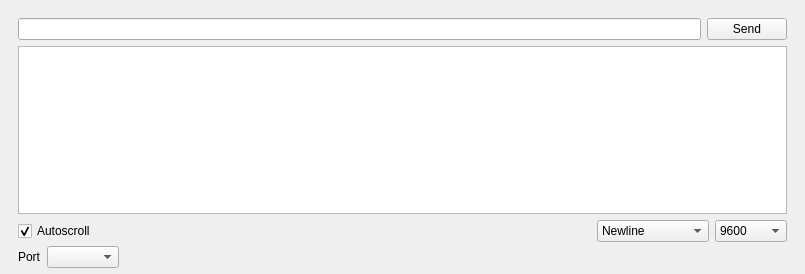
<?xml version="1.0" encoding="UTF-8"?>
<ui version="4.0">
 <class>MainWindow</class>
 <widget class="QMainWindow" name="MainWindow">
  <property name="geometry">
   <rect>
    <x>0</x>
    <y>0</y>
    <width>805</width>
    <height>274</height>
   </rect>
  </property>
  <property name="windowTitle">
   <string>Serial</string>
  </property>
  <widget class="QWidget" name="centralwidget">
   <layout class="QVBoxLayout" name="verticalLayout">
    <property name="spacing">
     <number>4</number>
    </property>
    <property name="leftMargin">
     <number>9</number>
    </property>
    <property name="topMargin">
     <number>9</number>
    </property>
    <property name="rightMargin">
     <number>9</number>
    </property>
    <property name="bottomMargin">
     <number>4</number>
    </property>
    <item>
     <widget class="QStackedWidget" name="stackedWidget">
      <property name="currentIndex">
       <number>0</number>
      </property>
      <widget class="QWidget" name="page">
       <layout class="QVBoxLayout" name="verticalLayout_2">
        <property name="leftMargin">
         <number>9</number>
        </property>
        <property name="topMargin">
         <number>9</number>
        </property>
        <property name="bottomMargin">
         <number>0</number>
        </property>
        <item>
         <layout class="QHBoxLayout" name="horizontalLayout">
          <item>
           <widget class="LineEdit_SerialIn" name="serial_input"/>
          </item>
          <item>
           <widget class="QPushButton" name="send_btn">
            <property name="text">
             <string>Send</string>
            </property>
           </widget>
          </item>
         </layout>
        </item>
        <item>
         <widget class="SerialOut_TextEdit" name="serial_out">
          <property name="undoRedoEnabled">
           <bool>false</bool>
          </property>
          <property name="lineWrapMode">
           <enum>QTextEdit::NoWrap</enum>
          </property>
          <property name="readOnly">
           <bool>true</bool>
          </property>
          <property name="acceptRichText">
           <bool>false</bool>
          </property>
         </widget>
        </item>
        <item>
         <layout class="QHBoxLayout" name="horizontalLayout_2">
          <item>
           <widget class="QCheckBox" name="autoscroll_chkbox">
            <property name="text">
             <string>Autoscroll</string>
            </property>
            <property name="checked">
             <bool>true</bool>
            </property>
           </widget>
          </item>
          <item>
           <spacer name="horizontalSpacer">
            <property name="orientation">
             <enum>Qt::Horizontal</enum>
            </property>
            <property name="sizeHint" stdset="0">
             <size>
              <width>40</width>
              <height>20</height>
             </size>
            </property>
           </spacer>
          </item>
          <item>
           <widget class="ComboBox_LineEnding" name="line_ending_combobox">
            <property name="currentIndex">
             <number>1</number>
            </property>
            <item>
             <property name="text">
              <string>No line ending</string>
             </property>
            </item>
            <item>
             <property name="text">
              <string>Newline</string>
             </property>
            </item>
            <item>
             <property name="text">
              <string>Carriage return</string>
             </property>
            </item>
            <item>
             <property name="text">
              <string>Both NL &amp; CR</string>
             </property>
            </item>
           </widget>
          </item>
          <item>
           <widget class="ComboBox_BaudRate" name="baudrate_combobox">
            <property name="currentIndex">
             <number>4</number>
            </property>
            <item>
             <property name="text">
              <string>300</string>
             </property>
            </item>
            <item>
             <property name="text">
              <string>1200</string>
             </property>
            </item>
            <item>
             <property name="text">
              <string>2400</string>
             </property>
            </item>
            <item>
             <property name="text">
              <string>4800</string>
             </property>
            </item>
            <item>
             <property name="text">
              <string>9600</string>
             </property>
            </item>
            <item>
             <property name="text">
              <string>19200</string>
             </property>
            </item>
            <item>
             <property name="text">
              <string>38400</string>
             </property>
            </item>
            <item>
             <property name="text">
              <string>57600</string>
             </property>
            </item>
            <item>
             <property name="text">
              <string>74880</string>
             </property>
            </item>
            <item>
             <property name="text">
              <string>115200</string>
             </property>
            </item>
            <item>
             <property name="text">
              <string>230400</string>
             </property>
            </item>
            <item>
             <property name="text">
              <string>250000</string>
             </property>
            </item>
           </widget>
          </item>
         </layout>
        </item>
       </layout>
       <zorder></zorder>
       <zorder>serial_out</zorder>
       <zorder></zorder>
      </widget>
      <widget class="QWidget" name="page_2">
       <layout class="QVBoxLayout" name="verticalLayout_3">
        <property name="spacing">
         <number>0</number>
        </property>
        <property name="leftMargin">
         <number>0</number>
        </property>
        <property name="topMargin">
         <number>0</number>
        </property>
        <property name="rightMargin">
         <number>0</number>
        </property>
        <property name="bottomMargin">
         <number>0</number>
        </property>
        <item>
         <widget class="ChartView" name="graphicsView"/>
        </item>
        <item>
         <layout class="QHBoxLayout" name="horizontalLayout_5">
          <item>
           <spacer name="horizontalSpacer_2">
            <property name="orientation">
             <enum>Qt::Horizontal</enum>
            </property>
            <property name="sizeHint" stdset="0">
             <size>
              <width>536</width>
              <height>20</height>
             </size>
            </property>
           </spacer>
          </item>
          <item>
           <widget class="ComboBox_BaudRate" name="baudrate_combobox_2">
            <property name="currentIndex">
             <number>4</number>
            </property>
            <item>
             <property name="text">
              <string>300</string>
             </property>
            </item>
            <item>
             <property name="text">
              <string>1200</string>
             </property>
            </item>
            <item>
             <property name="text">
              <string>2400</string>
             </property>
            </item>
            <item>
             <property name="text">
              <string>4800</string>
             </property>
            </item>
            <item>
             <property name="text">
              <string>9600</string>
             </property>
            </item>
            <item>
             <property name="text">
              <string>19200</string>
             </property>
            </item>
            <item>
             <property name="text">
              <string>38400</string>
             </property>
            </item>
            <item>
             <property name="text">
              <string>57600</string>
             </property>
            </item>
            <item>
             <property name="text">
              <string>74880</string>
             </property>
            </item>
            <item>
             <property name="text">
              <string>115200</string>
             </property>
            </item>
            <item>
             <property name="text">
              <string>230400</string>
             </property>
            </item>
            <item>
             <property name="text">
              <string>250000</string>
             </property>
            </item>
           </widget>
          </item>
         </layout>
        </item>
       </layout>
      </widget>
     </widget>
    </item>
    <item>
     <layout class="QHBoxLayout" name="horizontalLayout_3" stretch="0,0,0,0">
      <property name="spacing">
       <number>0</number>
      </property>
      <property name="sizeConstraint">
       <enum>QLayout::SetDefaultConstraint</enum>
      </property>
      <property name="leftMargin">
       <number>9</number>
      </property>
      <property name="rightMargin">
       <number>0</number>
      </property>
      <property name="bottomMargin">
       <number>2</number>
      </property>
      <item>
       <layout class="QHBoxLayout" name="horizontalLayout_6">
        <property name="spacing">
         <number>6</number>
        </property>
        <item>
         <widget class="QLabel" name="port_name_label">
          <property name="text">
           <string>Port</string>
          </property>
         </widget>
        </item>
        <item>
         <widget class="ComboBox_Ports" name="ports_combobox"/>
        </item>
       </layout>
      </item>
      <item>
       <spacer name="horizontalSpacer_3">
        <property name="orientation">
         <enum>Qt::Horizontal</enum>
        </property>
        <property name="sizeType">
         <enum>QSizePolicy::Expanding</enum>
        </property>
        <property name="sizeHint" stdset="0">
         <size>
          <width>40</width>
          <height>8</height>
         </size>
        </property>
       </spacer>
      </item>
      <item>
       <widget class="QPushButton" name="page_backward_btn">
        <property name="enabled">
         <bool>false</bool>
        </property>
        <property name="text">
         <string/>
        </property>
        <property name="icon">
         <iconset theme="go-previous-symbolic">
          <normaloff>.</normaloff>.</iconset>
        </property>
        <property name="iconSize">
         <size>
          <width>16</width>
          <height>16</height>
         </size>
        </property>
        <property name="flat">
         <bool>true</bool>
        </property>
       </widget>
      </item>
      <item>
       <widget class="QPushButton" name="page_forward_btn">
        <property name="text">
         <string/>
        </property>
        <property name="icon">
         <iconset theme="go-next-symbolic">
          <normaloff>.</normaloff>.</iconset>
        </property>
        <property name="iconSize">
         <size>
          <width>16</width>
          <height>16</height>
         </size>
        </property>
        <property name="flat">
         <bool>true</bool>
        </property>
       </widget>
      </item>
     </layout>
    </item>
   </layout>
  </widget>
 </widget>
 <customwidgets>
  <customwidget>
   <class>ComboBox_BaudRate</class>
   <extends>QComboBox</extends>
   <header>combobox_baudrate</header>
  </customwidget>
  <customwidget>
   <class>ComboBox_LineEnding</class>
   <extends>QComboBox</extends>
   <header>combobox_lineending</header>
  </customwidget>
  <customwidget>
   <class>SerialOut_TextEdit</class>
   <extends>QTextEdit</extends>
   <header>serialout_textedit</header>
   <slots>
    <slot>on_serial_read(QString)</slot>
    <slot>on_autoscroll_state_changed(int)</slot>
   </slots>
  </customwidget>
  <customwidget>
   <class>LineEdit_SerialIn</class>
   <extends>QLineEdit</extends>
   <header>lineedit_serialin</header>
   <slots>
    <signal>input_sent(QString)</signal>
    <slot>on_EnterKey_pressed()</slot>
    <slot>on_line_ending_changed(int)</slot>
    <slot>on_Sendbtn_pressed()</slot>
   </slots>
  </customwidget>
  <customwidget>
   <class>ComboBox_Ports</class>
   <extends>QComboBox</extends>
   <header>combobox_ports</header>
  </customwidget>
  <customwidget>
   <class>ChartView</class>
   <extends>QGraphicsView</extends>
   <header>chartview</header>
  </customwidget>
 </customwidgets>
 <resources/>
 <connections>
  <connection>
   <sender>page_backward_btn</sender>
   <signal>clicked(bool)</signal>
   <receiver>page_backward_btn</receiver>
   <slot>setEnabled(bool)</slot>
   <hints>
    <hint type="sourcelabel">
     <x>746</x>
     <y>257</y>
    </hint>
    <hint type="destinationlabel">
     <x>741</x>
     <y>248</y>
    </hint>
   </hints>
  </connection>
  <connection>
   <sender>page_forward_btn</sender>
   <signal>clicked(bool)</signal>
   <receiver>page_forward_btn</receiver>
   <slot>setEnabled(bool)</slot>
   <hints>
    <hint type="sourcelabel">
     <x>778</x>
     <y>257</y>
    </hint>
    <hint type="destinationlabel">
     <x>781</x>
     <y>252</y>
    </hint>
   </hints>
  </connection>
  <connection>
   <sender>page_backward_btn</sender>
   <signal>clicked(bool)</signal>
   <receiver>page_forward_btn</receiver>
   <slot>setDisabled(bool)</slot>
   <hints>
    <hint type="sourcelabel">
     <x>745</x>
     <y>258</y>
    </hint>
    <hint type="destinationlabel">
     <x>779</x>
     <y>256</y>
    </hint>
   </hints>
  </connection>
  <connection>
   <sender>page_forward_btn</sender>
   <signal>clicked(bool)</signal>
   <receiver>page_backward_btn</receiver>
   <slot>setDisabled(bool)</slot>
   <hints>
    <hint type="sourcelabel">
     <x>788</x>
     <y>264</y>
    </hint>
    <hint type="destinationlabel">
     <x>748</x>
     <y>264</y>
    </hint>
   </hints>
  </connection>
  <connection>
   <sender>serial_input</sender>
   <signal>returnPressed()</signal>
   <receiver>serial_input</receiver>
   <slot>on_EnterKey_pressed()</slot>
   <hints>
    <hint type="sourcelabel">
     <x>158</x>
     <y>32</y>
    </hint>
    <hint type="destinationlabel">
     <x>194</x>
     <y>23</y>
    </hint>
   </hints>
  </connection>
  <connection>
   <sender>send_btn</sender>
   <signal>clicked()</signal>
   <receiver>serial_input</receiver>
   <slot>on_Sendbtn_pressed()</slot>
   <hints>
    <hint type="sourcelabel">
     <x>724</x>
     <y>33</y>
    </hint>
    <hint type="destinationlabel">
     <x>618</x>
     <y>29</y>
    </hint>
   </hints>
  </connection>
  <connection>
   <sender>autoscroll_chkbox</sender>
   <signal>stateChanged(int)</signal>
   <receiver>serial_out</receiver>
   <slot>on_autoscroll_state_changed(int)</slot>
   <hints>
    <hint type="sourcelabel">
     <x>63</x>
     <y>219</y>
    </hint>
    <hint type="destinationlabel">
     <x>61</x>
     <y>180</y>
    </hint>
   </hints>
  </connection>
  <connection>
   <sender>line_ending_combobox</sender>
   <signal>currentIndexChanged(int)</signal>
   <receiver>serial_input</receiver>
   <slot>on_line_ending_changed(int)</slot>
   <hints>
    <hint type="sourcelabel">
     <x>607</x>
     <y>230</y>
    </hint>
    <hint type="destinationlabel">
     <x>393</x>
     <y>33</y>
    </hint>
   </hints>
  </connection>
  <connection>
   <sender>baudrate_combobox</sender>
   <signal>currentIndexChanged(int)</signal>
   <receiver>baudrate_combobox_2</receiver>
   <slot>setCurrentIndex(int)</slot>
   <hints>
    <hint type="sourcelabel">
     <x>762</x>
     <y>220</y>
    </hint>
    <hint type="destinationlabel">
     <x>751</x>
     <y>174</y>
    </hint>
   </hints>
  </connection>
  <connection>
   <sender>baudrate_combobox_2</sender>
   <signal>currentIndexChanged(int)</signal>
   <receiver>baudrate_combobox</receiver>
   <slot>setCurrentIndex(int)</slot>
   <hints>
    <hint type="sourcelabel">
     <x>773</x>
     <y>180</y>
    </hint>
    <hint type="destinationlabel">
     <x>751</x>
     <y>223</y>
    </hint>
   </hints>
  </connection>
 </connections>
</ui>
